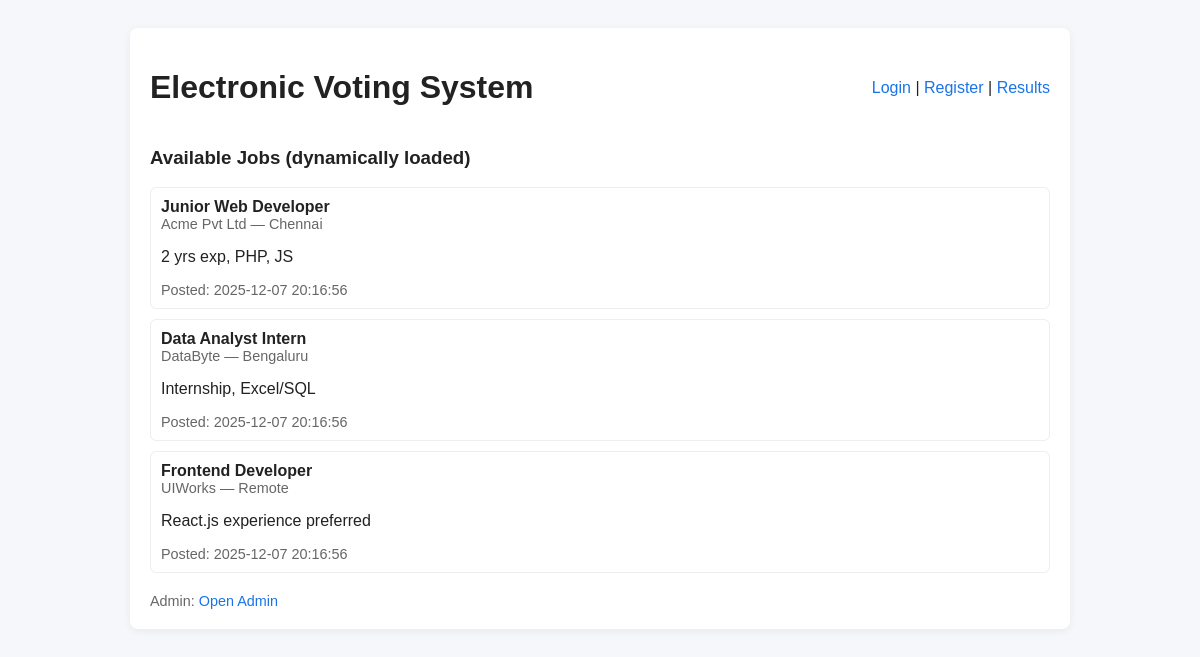
The page / on the database its author committed.
### tables this page shows
CREATE TABLE jobs (
  id INT AUTO_INCREMENT PRIMARY KEY,
  title VARCHAR(200),
  company VARCHAR(200),
  location VARCHAR(150),
  description TEXT,
  posted_at TIMESTAMP DEFAULT CURRENT_TIMESTAMP
);

### index.php (the view, shortened to what this page needs)
<?php
require 'db.php';
$stmt = $pdo->query("SELECT * FROM jobs ORDER BY posted_at DESC");
$jobs = $stmt->fetchAll();
$logged_in = isset($_SESSION['user_id']);
?>
<!doctype html>
<html><head><meta charset="utf-8"><title>Home — EVS</title><link rel="stylesheet" href="style.css"></head>
<body><div class="container">
<header>
  <h1>Electronic Voting System</h1>
  <div>
    <?php if($logged_in): ?>
      Welcome, <?=htmlspecialchars($_SESSION['user_name'])?> |
      <a href="candidates.php">Vote</a> |
      <a href="results.php">Results</a> |
      <a href="logout.php">Logout</a>
    <?php else: ?>
      <a href="login.php">Login</a> |
      <a href="register.php">Register</a> |
      <a href="results.php">Results</a>
    <?php endif; ?>
  </div>
</header>
<section>
  <h3>Available Jobs (dynamically loaded)</h3>
  <?php foreach($jobs as $j): ?>
    <div class="job">
      <strong><?=htmlspecialchars($j['title'])?></strong>
      <div class="small"><?=htmlspecialchars($j['company'])?> — <?=htmlspecialchars($j['location'])?></div>
      <p><?=nl2br(htmlspecialchars($j['description']))?></p>
      <div class="small">Posted: <?=htmlspecialchars($j['posted_at'])?></div>
    </div>
  <?php endforeach; ?>
</section>
<footer class="small" style="margin-top:20px">Admin: <a href="admin.php">Open Admin</a></footer>
</div></body></html>

### style.css (style rules this page uses)
body { font-family: Arial, Helvetica, sans-serif; background:#f5f7fb; color:#222; padding:20px; }
.container { max-width:900px;margin:0 auto;background:#fff;padding:20px;border-radius:8px;box-shadow:0 2px 8px rgba(0,0,0,.06) }
header { display:flex;justify-content:space-between;align-items:center;margin-bottom:15px }
a { color:#1a73e8; text-decoration:none; }
.job { border:1px solid #eee;padding:10px;margin-bottom:10px;border-radius:6px }
.small { font-size:0.9em;color:#666 }

### rows shown on the page
jobs: title "Junior Web Developer", company "Acme Pvt Ltd", location "Chennai", description "2 yrs exp, PHP, JS", posted_at "2025-12-07 20:16:56"
jobs: title "Data Analyst Intern", company "DataByte", location "Bengaluru", description "Internship, Excel/SQL", posted_at "2025-12-07 20:16:56"
jobs: title "Frontend Developer", company "UIWorks", location "Remote", description "React.js experience preferred", posted_at "2025-12-07 20:16:56"
